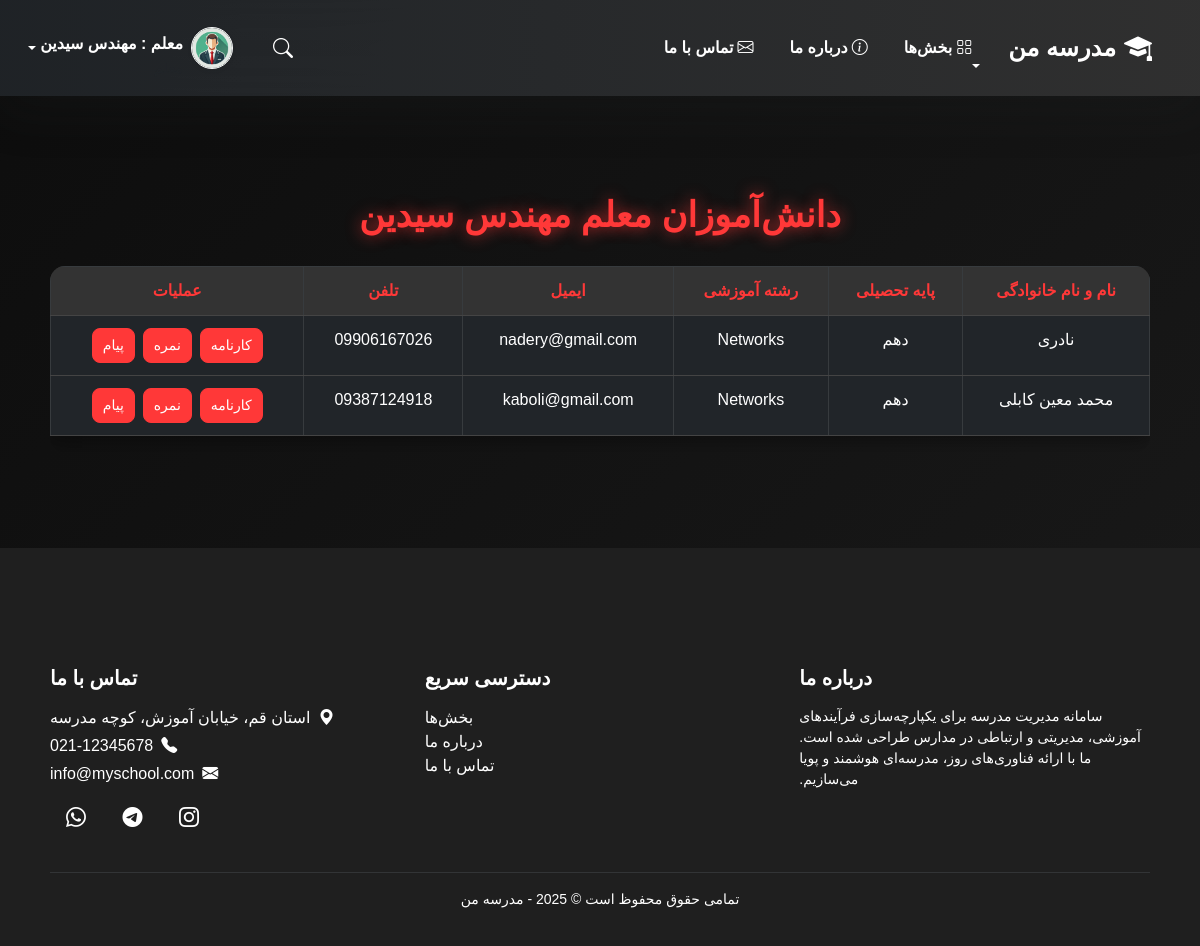
Page /teacher/students/ (signed in) on the earlier database version.
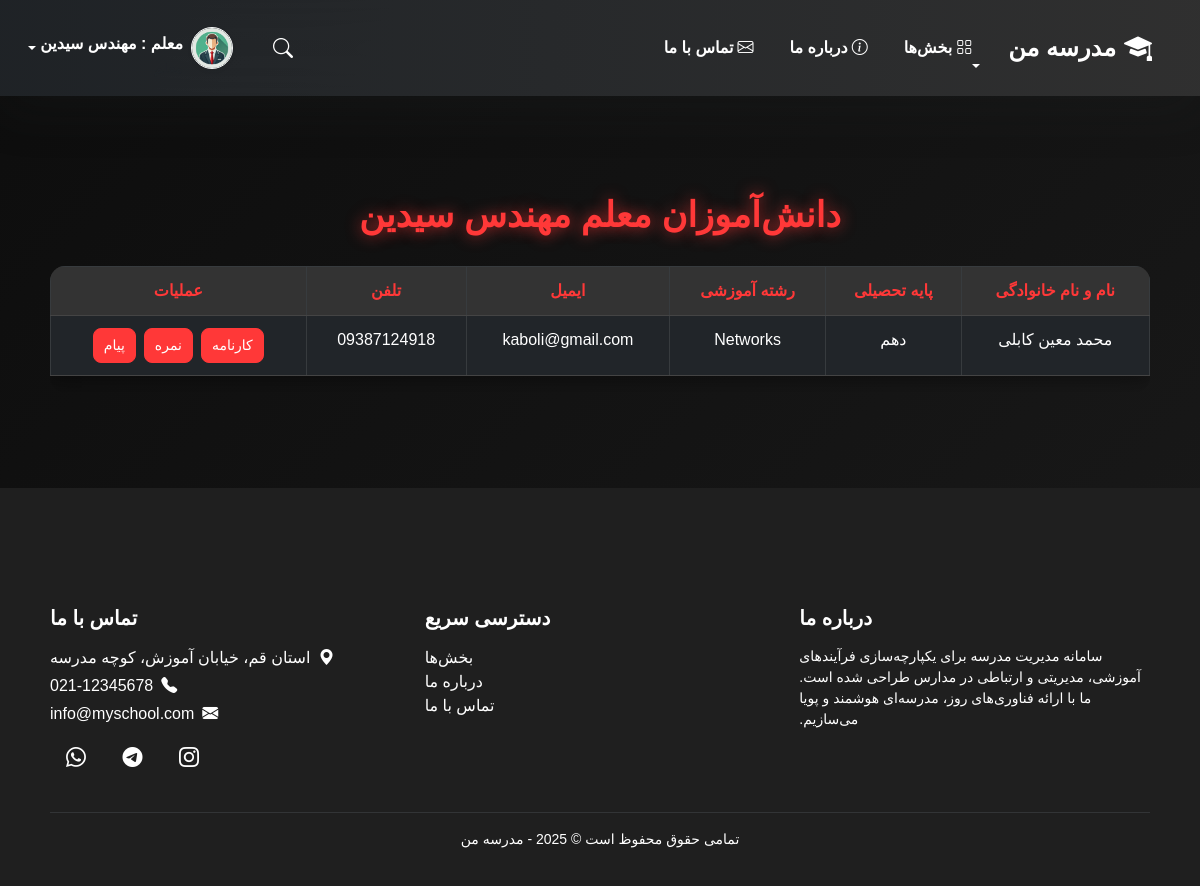
Same page on the later database version.
### school_app/models.py (models this page shows, shortened)
class CustomUser(AbstractUser):
    ROLE_CHOICES = [
        ('student', 'دانش‌آموز'),
        ('teacher', 'معلم'),
        ('admin', 'مدیر'),
        ('assistant', 'معاون'),
    ]
    Educational_base_CHOICES = [
        ('Electricity', 'برق'),
        ('Networks', 'شبکه'),
        ('Electronics', 'الکترونیک'),
    ]
    full_name = models.CharField("نام کامل", max_length=100)
    email = models.EmailField("ایمیل", unique=True)
    phone = models.CharField("شماره تماس", max_length=15)
    grade = models.CharField("پایه تحصیلی", max_length=20)
    role = models.CharField("نقش", max_length=10, choices=ROLE_CHOICES, default='student')
    educational_base = models.CharField("رشته تحصیلی", max_length=20, choices=Educational_base_CHOICES, default='Networks')
    class Meta:
        verbose_name = "کاربر"
        verbose_name_plural = "کاربران"

### school_app/views.py (the view, shortened to what this page needs)
# urls.py: path('teacher/students/', teacher_students, name='teacher_students'),
@login_required
def teacher_students(request):
    teacher = request.user
    if teacher.role != 'teacher':
        messages.error(request, 'شما مجوز دسترسی به این بخش را ندارید.')
        return redirect('home')
    students = CustomUser.objects.filter(role='student', educational_base=teacher.educational_base, grade=teacher.grade)
    report_form = ReportForm()
    grade_form = GradeForm()
    message_form = PrivateMessageForm()
    student_messages = PrivateMessage.objects.filter(receiver__in=students, sender=teacher)
    return render(request, 'teacher_students.html', {
        'teacher': teacher,
        'students': students,
        'report_form': report_form,
        'grade_form': grade_form,
        'message_form': message_form,
        'student_messages': student_messages,
    })

### templates/teacher_students.html (shortened to what this page needs)
{% include "header.html" %}
<br>
<br>
<br>
<br>
<div class="container py-5">
    <h1>دانش‌آموزان معلم {{ teacher.full_name }}</h1>
    {% if students %}
    <div class="table-container">
        <table class="table table-bordered table-dark">
            <thead>
                <tr>
                    <th>نام و نام خانوادگی</th>
                    <th>پایه تحصیلی</th>
                    <th>رشته آموزشی</th>
                    <th>ایمیل</th>
                    <th>تلفن</th>
                    <th>عملیات</th>
                </tr>
            </thead>
            <tbody>
                {% for student in students %}
                <tr>
                    <td>{{ student.full_name }}</td>
                    <td>{{ student.grade }}</td>
                    <td>{{ student.educational_base }}</td>
                    <td>{{ student.email }}</td>
                    <td>{{ student.phone }}</td>
                    <td>
                        <div class="d-flex flex-wrap gap-2 justify-content-center">
                            <button class="btn btn-warning btn-custom" data-bs-toggle="modal" data-bs-target="#sendReportModal{{ student.id }}">کارنامه</button>
                            <button class="btn btn-success btn-custom" data-bs-toggle="modal" data-bs-target="#sendGradesModal{{ student.id }}">نمره</button>
                            <button class="btn btn-primary btn-custom" data-bs-toggle="modal" data-bs-target="#sendMessageModal{{ student.id }}">پیام</button>
                        </div>
                    </td>
                </tr>
                {% endfor %}
            </tbody>
        </table>
    </div>
    {% else %}
    <p class="text-light text-center">هیچ دانش‌آموزی در این پایه تحصیلی و رشته آموزشی وجود ندارد.</p>
    {% endif %}
</div>
{% include "footer.html" %}

Differences in the rows shown:
no longer on this page (row edited): CustomUser: full_name "نادری", grade "دهم", educational_base "Networks", email "nadery@gmail.com", phone "09906167026"
